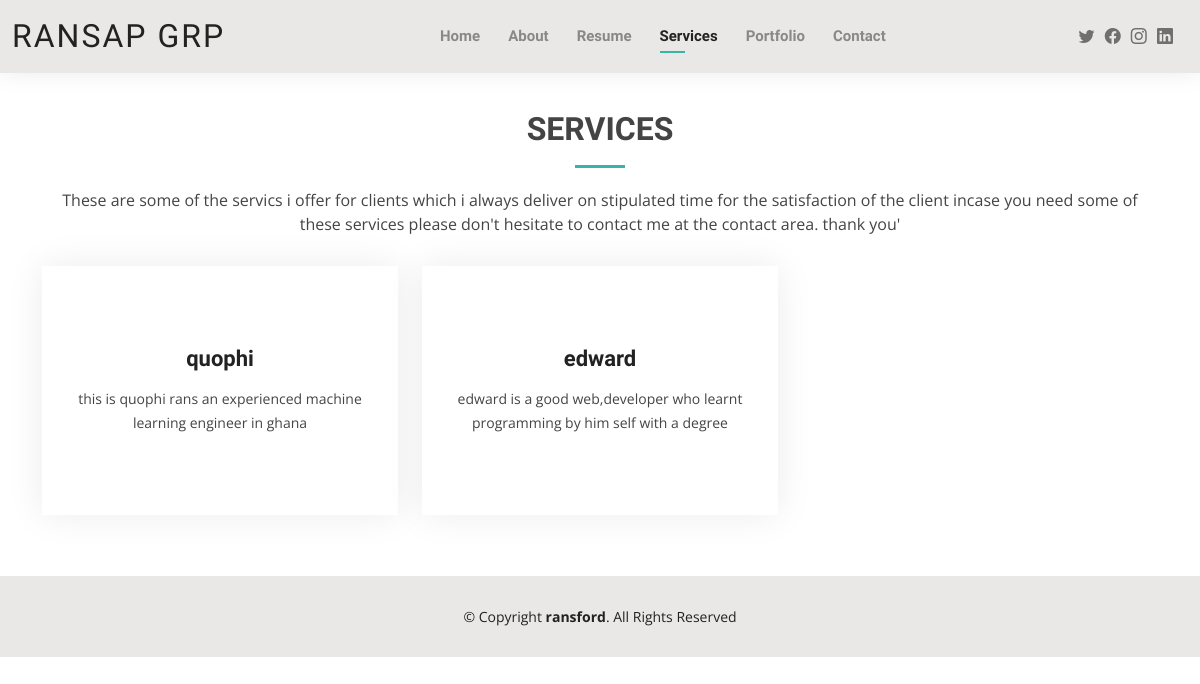
Page /services on the earlier database version.
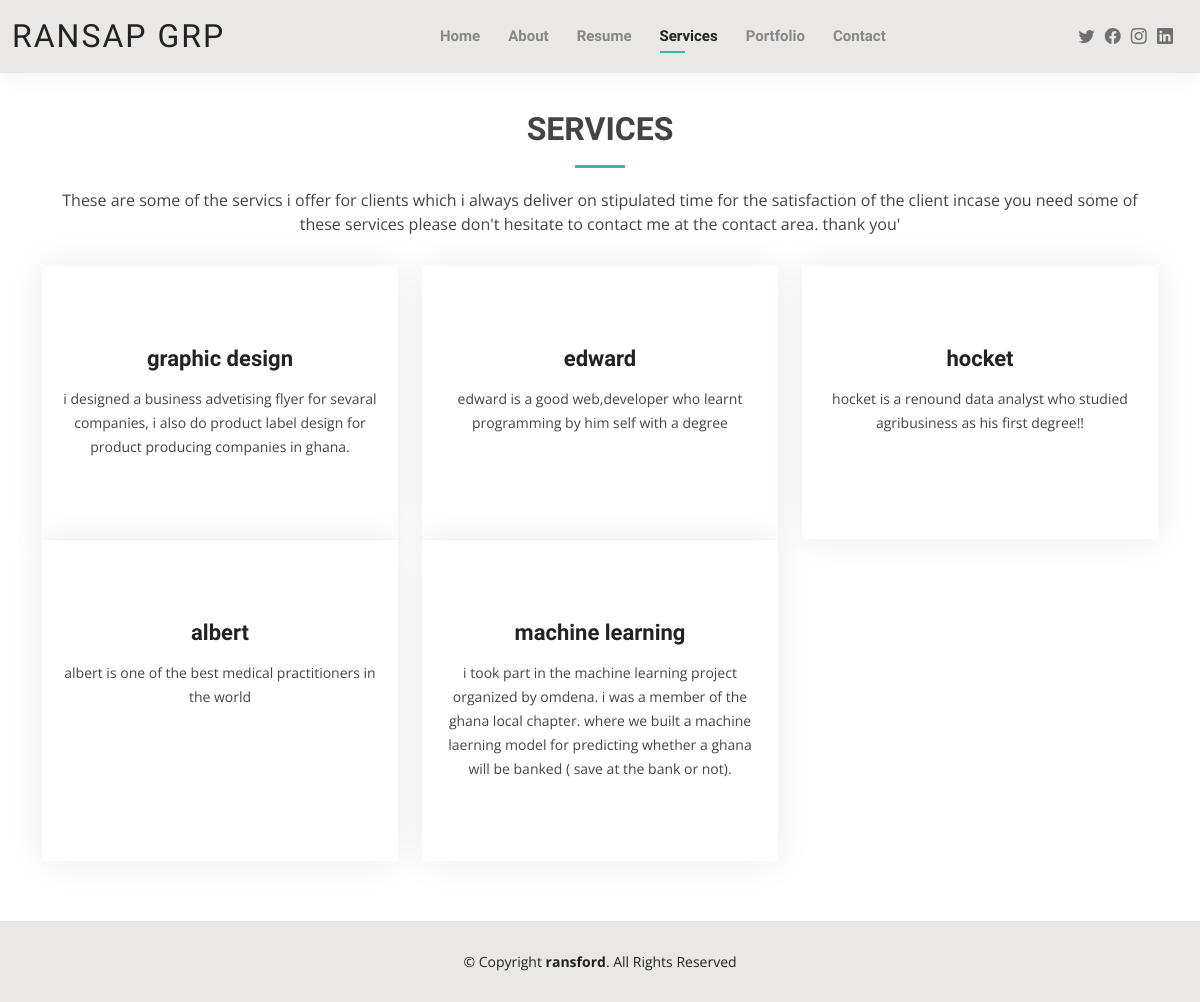
Same page on the later database version.
### myapp/models.py (models this page shows, shortened)
class About(models.Model):
    name = models.CharField(max_length=150)
    about = models.TextField()
    date = models.DateTimeField(auto_now_add=True)

### myapp/views.py (the view)
# urls.py: path('services', views.services,name='services'),
def services(request):
    about = About.objects.all()
    context = {
        'about': about
    }
    return render(request, 'services.html', context)

### templates/services.html (shortened to what this page needs)
{% load static %}
<!DOCTYPE html>
<html lang="en">
<head>
  <link href="{% static 'vendor/aos/aos.css' %}" rel="stylesheet">
  <link href="{% static 'vendor/bootstrap/css/bootstrap.min.css' %}" rel="stylesheet">
  <link href="{% static 'vendor/bootstrap-icons/bootstrap-icons.css' %}" rel="stylesheet">
  <link href="{% static 'vendor/boxicons/css/boxicons.min.css' %}" rel="stylesheet">
  <link href="{% static 'vendor/glightbox/css/glightbox.min.css' %}" rel="stylesheet">
  <link href="{% static 'vendor/swiper/swiper-bundle.min.css' %}" rel="stylesheet">
  <link href="{% static 'css/style.css' %}" rel="stylesheet">
</head>
<body>
  <header id="header" class="fixed-top">
    <div class="container-fluid d-flex justify-content-between align-items-center">
      <h1 class="logo me-auto me-lg-0"><a href="index.html">RANSAP GRP</a></h1>
      <nav id="navbar" class="navbar order-last order-lg-0">
        <ul>
          <li><a href="{% url 'index' %}">Home</a></li>
          <li><a href="{% url 'about' %}">About</a></li>
          <li><a href="{% url 'resume' %}">Resume</a></li>
          <li><a class="active" href="{% url 'services' %}">Services</a></li>
          <li><a href="{% url 'portfolio' %}">Portfolio</a></li>
          <li><a href="{% url 'contact' %}">Contact</a></li>
        </ul>
      </nav>
      <div class="header-social-links">
        <a href="#" class="twitter"><i class="bi bi-twitter"></i></a>
        <a href="#" class="facebook"><i class="bi bi-facebook"></i></a>
        <a href="#" class="instagram"><i class="bi bi-instagram"></i></a>
        <a href="#" class="linkedin"><i class="bi bi-linkedin"></i></i></a>
      </div>
    </div>
  </header>
  <main id="main">
    <section id="services" class="services">
      <div class="container" data-aos="fade-up">
        <div class="section-title">
          <h2>Services</h2>
          <p>These are some of the servics i offer for clients which i always deliver on stipulated time for the satisfaction of the client incase you need some of these services please don't hesitate to contact me at the contact area. thank you'</p>
        </div>
        <div class="row">
        {% for names in about %}
          <div class="col-lg-4 col-md-6 d-flex align-items-stretch" data-aos="zoom-in" data-aos-delay="100">
            <div class="icon-box iconbox-blue">
              <h4><a href="#">{{names.name}}</a></h4>
              <p>{{names.about}}</p>
            </div>
          </div>
           {% endfor %}
        </div>
      </div>
    </section>
  </main>
  <footer id="footer">
    <div class="container">
      <div class="copyright">
        &copy; Copyright <strong><span>ransford</span></strong>. All Rights Reserved
      </div>
    </div>
  </footer>
</body>
</html>

### static/css/style.css (style rules this page uses)
body { font-family: "Open Sans", sans-serif; color: #444444; }
a { color: #34b7a7; text-decoration: none; }
h1, h2, h3, h4, h5, h6 { font-family: "Raleway", sans-serif; }
#main { margin-top: 50px; }
#header { background: #e9e8e6; box-shadow: 0px 0px 25px 0 rgba(0, 0, 0, 0.08); z-index: 997; padding: 15px 0; }
#header .logo { font-size: 32px; margin: 0; padding: 0; line-height: 1; font-weight: 400; letter-spacing: 2px; text-transform: uppercase; }
#header .logo a { color: #222222; }
.header-social-links { padding-right: 15px; }
.header-social-links a { color: #6f6f6f; padding-left: 6px; display: inline-block; line-height: 0px; transition: 0.3s; font-size: 16px; }
.navbar { padding: 0; }
.navbar ul { margin: 0; padding: 0; display: flex; list-style: none; align-items: center; }
.navbar li { position: relative; padding: 10px 0 10px 28px; }
.navbar a, .navbar a:focus { display: flex; align-items: center; justify-content: space-between; font-family: "Raleway", sans-serif; font-size: 15px; font-weight: 600; color: #888888; white-space: nowrap; transition: 0.3s; position: relative; }
.navbar > ul > li > a:before { content: ""; position: absolute; width: 0; height: 2px; bottom: -5px; left: 0; background-color: #34b7a7; visibility: hidden; width: 0px; transition: all 0.3s ease-in-out 0s; }
.navbar a:hover:before, .navbar li:hover > a:before, .navbar .active:before { visibility: visible; width: 25px; }
.navbar a:hover, .navbar .active, .navbar .active:focus, .navbar li:hover > a { color: #222222; }
section { padding: 60px 0; }
.section-title { text-align: center; padding-bottom: 30px; }
.section-title h2 { font-size: 32px; font-weight: bold; text-transform: uppercase; margin-bottom: 20px; padding-bottom: 20px; position: relative; }
.section-title h2::after { content: ''; position: absolute; display: block; width: 50px; height: 3px; background: #34b7a7; bottom: 0; left: calc(50% - 25px); }
.section-title p { margin-bottom: 0; }
.services .icon-box { text-align: center; padding: 70px 20px 80px 20px; transition: all ease-in-out 0.3s; background: #fff; box-shadow: 0px 0 35px 0 rgba(0, 0, 0, 0.08); }
.services .icon-box h4 { font-weight: 600; margin: 10px 0 15px 0; font-size: 22px; }
.services .icon-box h4 a { color: #222222; transition: ease-in-out 0.3s; }
.services .icon-box p { line-height: 24px; font-size: 14px; margin-bottom: 0; }
#footer { background: #e9e8e6; padding: 30px 0; color: #222222; font-size: 14px; text-align: center; }

Differences in the rows shown:
removed About: name "quophi", about "this is quophi rans an experienced machine learning engineer in ghana"
added About: name "graphic design", about "i designed a business advetising flyer for sevaral companies, i also do product label design for product producing companies in ghana."
added About: name "hocket", about "hocket is a renound data analyst who studied agribusiness as his first degree!!"
added About: name "albert", about "albert is one of the best medical practitioners in the world"
added About: name "machine learning", about "i took part in the machine learning project organized by omdena. i was a member of the ghana local chapter. where we built a machine laerning model for predicting whether a ghana will be banked ( save at the bank or not)."
